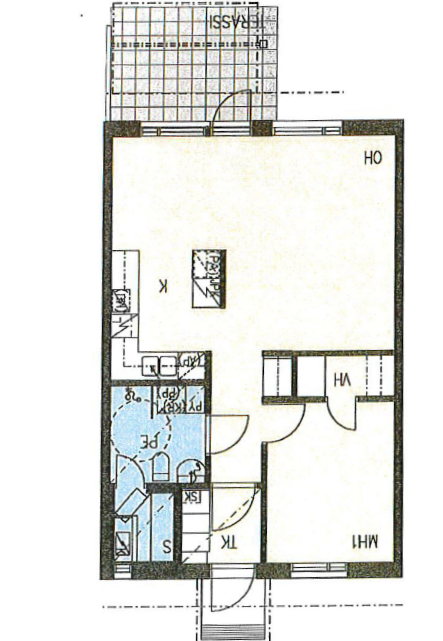
#> input picture examples/inputs/colorful/1194_F1_original.png, 443 x 641 px
$ python floor_plan_parser.py -i examples/inputs/colorful/1194_F1_original.png
#> lines starting #> are read from the running program, lines starting #| are printed output that depends on the picture; after the words box and inside, x2 and y2 are one past the last pixel; in counts of white or black regions, pixels touching at a corner belong together
"""
Floor Plan Parser - Извлечение геометрии стен из изображений планов
Использует гибридный подход: OpenCV для предобработки и детекции линий
"""

import cv2
import numpy as np
import json
import os
from typing import List, Dict, Tuple
from pathlib import Path


class FloorPlanParser:
    """
    Парсер планов этажей для извлечения геометрии стен.

    Подход:
    - OpenCV для предобработки (бинаризация, морфология)
    - Детекция линий через HoughLinesP и LSD (Line Segment Detector)
    - Группировка и фильтрация линий
    - Постобработка для объединения близких сегментов
    """

    def __init__(self,
                 min_line_length: int = 50,
                 max_line_gap: int = 10,
                 canny_low: int = 50,
                 canny_high: int = 150):
        """
        Args:
            min_line_length: Минимальная длина линии для детекции
            max_line_gap: Максимальный разрыв между точками линии
            canny_low: Нижний порог для Canny edge detection
            canny_high: Верхний порог для Canny edge detection
        """
        self.min_line_length = min_line_length
        self.max_line_gap = max_line_gap
        self.canny_low = canny_low
        self.canny_high = canny_high

    def preprocess_image(self, image: np.ndarray) -> np.ndarray:
        """
        Предобработка изображения для улучшения детекции линий.

        Этапы:
        1. Конвертация в grayscale
        2. Бинаризация (Otsu или адаптивная)
        3. Морфологические операции для очистки
        4. Инверсия (если нужно)
        """
        # Конвертация в grayscale
        if len(image.shape) == 3:
            gray = cv2.cvtColor(image, cv2.COLOR_BGR2GRAY)
        else:
            gray = image.copy()

        # Бинаризация с Otsu для автоматического выбора порога
        _, binary = cv2.threshold(gray, 0, 255, cv2.THRESH_BINARY + cv2.THRESH_OTSU)

        # Инверсия, если фон светлый (стены обычно темные на планах)
        # Проверяем среднюю яркость
        mean_brightness = np.mean(binary)
        if mean_brightness > 127:
            binary = cv2.bitwise_not(binary)

        # Морфологические операции для очистки шума
        kernel = np.ones((3, 3), np.uint8)
        binary = cv2.morphologyEx(binary, cv2.MORPH_CLOSE, kernel)
        binary = cv2.morphologyEx(binary, cv2.MORPH_OPEN, kernel)

        return binary

    def detect_lines_hough(self, binary: np.ndarray) -> List[Tuple[int, int, int, int]]:
        """
        Детекция линий через Probabilistic Hough Transform.
        Хорошо работает для прямых линий в архитектурных планах.
        """
        # Edge detection
        edges = cv2.Canny(binary, self.canny_low, self.canny_high)

        # HoughLinesP - вероятностный вариант, быстрее и точнее
        lines = cv2.HoughLinesP(
            edges,
            rho=1,              # Разрешение по rho (пиксели)
            theta=np.pi/180,    # Разрешение по theta (радианы)
            threshold=80,       # Минимальное количество пересечений
            minLineLength=self.min_line_length,
            maxLineGap=self.max_line_gap
        )

        if lines is None:
            return []

        return [(line[0][0], line[0][1], line[0][2], line[0][3]) for line in lines]

    # [21 lines left out: function detect_lines_lsd, not called in this run]

    def merge_nearby_lines(self, lines: List[Tuple[int, int, int, int]],
                          distance_threshold: float = 10.0,
                          angle_threshold: float = 5.0) -> List[Tuple[int, int, int, int]]:
        """
        Объединение близких и коллинеарных линий.
        Уменьшает количество дублирующихся сегментов.
        """
        if not lines:
            return []

        merged = []
        used = [False] * len(lines)

        for i, line1 in enumerate(lines):
            if used[i]:
                continue

            x1, y1, x2, y2 = line1
            current_group = [line1]
            used[i] = True

            # Вычисляем угол и длину первой линии
            angle1 = np.arctan2(y2 - y1, x2 - x1) * 180 / np.pi

            for j, line2 in enumerate(lines[i+1:], start=i+1):
                if used[j]:
                    continue

                x3, y3, x4, y4 = line2
                angle2 = np.arctan2(y4 - y3, x4 - x3) * 180 / np.pi

                # Проверяем угол (учитываем периодичность 180 градусов)
                angle_diff = abs(angle1 - angle2)
                angle_diff = min(angle_diff, 180 - angle_diff)

                if angle_diff > angle_threshold:
                    continue

                # Проверяем расстояние между линиями
                # Расстояние от точки до линии
                def point_to_line_dist(px, py, x1, y1, x2, y2):
                    A = y2 - y1
                    B = x1 - x2
                    C = x2 * y1 - x1 * y2
                    return abs(A * px + B * py + C) / np.sqrt(A * A + B * B) if (A * A + B * B) > 0 else float('inf')

                dist1 = point_to_line_dist(x3, y3, x1, y1, x2, y2)
                dist2 = point_to_line_dist(x4, y4, x1, y1, x2, y2)

                if min(dist1, dist2) <= distance_threshold:
                    current_group.append(line2)
                    used[j] = True

            # Объединяем линии в группе
            if len(current_group) > 1:
                # Находим крайние точки
                all_points = []
                for line in current_group:
                    all_points.extend([(line[0], line[1]), (line[2], line[3])])

                # Сортируем точки по проекции на направление линии
                if len(all_points) > 0:
                    # Используем первую линию как направление
                    dx = x2 - x1
                    dy = y2 - y1
                    if dx == 0 and dy == 0:
                        continue

                    # Проекция точек на направление
                    projections = []
                    for px, py in all_points:
                        proj = (px - x1) * dx + (py - y1) * dy
                        projections.append((proj, px, py))

                    projections.sort()
                    merged.append((projections[0][1], projections[0][2],
                                  projections[-1][1], projections[-1][2]))
            else:
                merged.append(line1)

        return merged

    def filter_lines_by_length(self, lines: List[Tuple[int, int, int, int]],
                              min_length: int = 30) -> List[Tuple[int, int, int, int]]:
        """Фильтрация линий по минимальной длине."""
        filtered = []
        for x1, y1, x2, y2 in lines:
            length = np.sqrt((x2 - x1)**2 + (y2 - y1)**2)
            if length >= min_length:
                filtered.append((x1, y1, x2, y2))
        return filtered

    def detect_walls(self, image_path: str, use_lsd: bool = False) -> List[Dict]:
        """
        Основной метод детекции стен из изображения.

        Args:
            image_path: Путь к изображению
            use_lsd: Использовать LSD вместо Hough (медленнее, но точнее)

        Returns:
            Список словарей с информацией о стенах
        """
        # Загрузка изображения
        image = cv2.imread(image_path)
        if image is None:
            raise ValueError(f"Не удалось загрузить изображение: {image_path}")

        # Предобработка
        binary = self.preprocess_image(image)

        # Детекция линий
        if use_lsd:
            lines = self.detect_lines_lsd(binary)
        else:
            lines = self.detect_lines_hough(binary)

        # Фильтрация по длине
        lines = self.filter_lines_by_length(lines, min_length=self.min_line_length)

        # Объединение близких линий
        lines = self.merge_nearby_lines(lines, distance_threshold=15.0, angle_threshold=3.0)

        # Конвертация в формат для JSON
        walls = []
        for i, (x1, y1, x2, y2) in enumerate(lines, start=1):
            walls.append({
                "id": f"w{i}",
                "points": [[int(x1), int(y1)], [int(x2), int(y2)]]
            })

        return walls

    # [83 lines left out: function detect_openings, not called in this run]

    def process_image(self, image_path: str, use_lsd: bool = False,
                     detect_openings: bool = False) -> Dict:
        """
        Обработка одного изображения и возврат JSON структуры.

        Args:
            image_path: Путь к изображению
            use_lsd: Использовать LSD детектор
            detect_openings: Детектировать двери и окна

        Returns:
            Словарь с метаданными и стенами
        """
        filename = os.path.basename(image_path)
        walls = self.detect_walls(image_path, use_lsd=use_lsd)

        result = {
            "meta": {
                "source": filename
            },
            "walls": walls
        }

        # Детекция отверстий (двери/окна)
        if detect_openings:
            openings = self.detect_openings(image_path, walls)
            result["openings"] = openings

        return result

    def process_multiple_images(self, image_paths: List[str],
                               use_lsd: bool = False,
                               detect_openings: bool = False) -> List[Dict]:
        """
        Обработка нескольких изображений.

        Args:
            image_paths: Список путей к изображениям
            use_lsd: Использовать LSD детектор
            detect_openings: Детектировать двери и окна

        Returns:
            Список результатов для каждого изображения
        """
        results = []
        for image_path in image_paths:
            try:
                result = self.process_image(image_path, use_lsd=use_lsd,
                                          detect_openings=detect_openings)
#> in detect_walls, image is the input picture: shape (641, 443, 3); mean B, G, R 226.8, 229.7, 228.8
#> in preprocess_image, `gray = cv2.cvtColor(image, cv2.COLOR_BGR2GRAY)`:
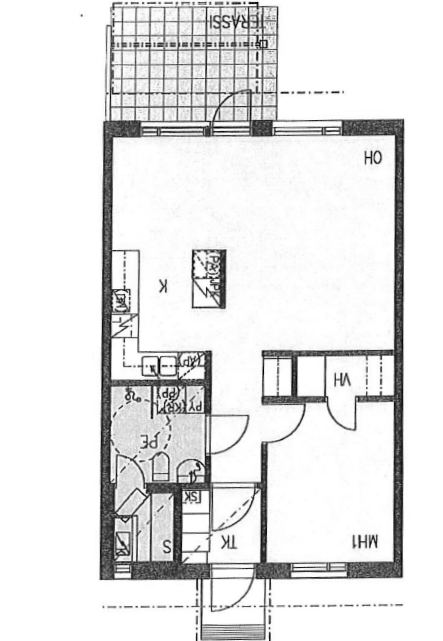
#> gray: shape (641, 443); min 1, max 255, mean 229.1
#> in preprocess_image, `_, binary = cv2.threshold(gray, 0, 255, cv2.THRESH_BINARY + cv2.THRESH..`:
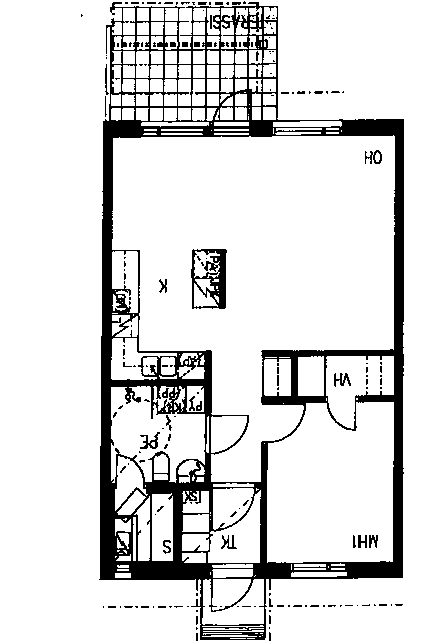
#> binary: shape (641, 443); 87.1% white; 168 black regions (139 under 20 px), largest, box (x1, y1, x2, y2) and area: (99, 2, 404, 640) 33301, (191, 249, 227, 309) 1074, (140, 432, 160, 449) 132
#> in preprocess_image, `mean_brightness = np.mean(binary)`: mean_brightness = 222.1
#> in preprocess_image, `binary = cv2.morphologyEx(binary, cv2.MORPH_CLOSE, kernel)`:
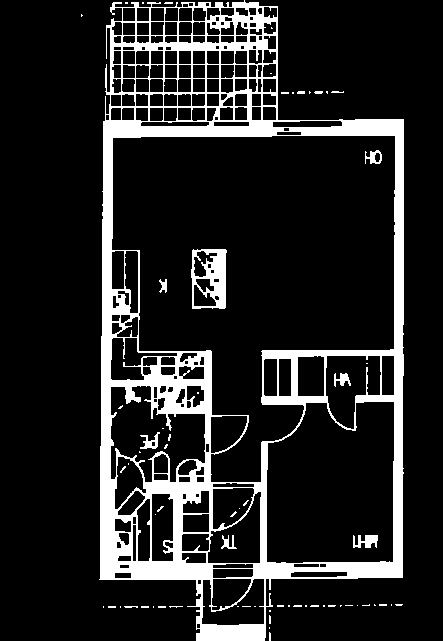
#> binary: shape (641, 443); 14.2% white; 65 white regions (53 under 20 px), largest, box (x1, y1, x2, y2) and area: (99, 0, 404, 641) 37715, (191, 249, 227, 309) 1255, (353, 535, 378, 548) 220
#> in preprocess_image, `binary = cv2.morphologyEx(binary, cv2.MORPH_OPEN, kernel)`:
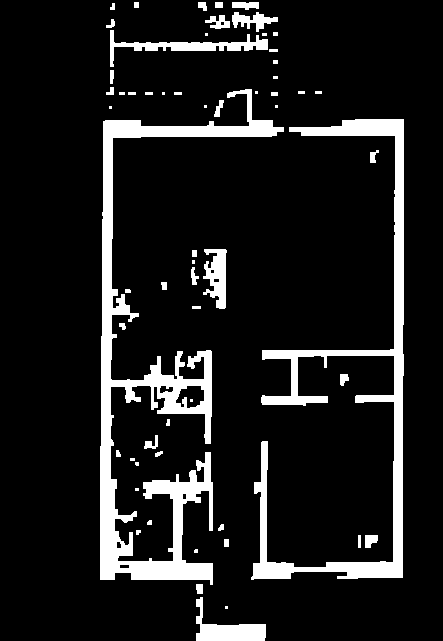
#> binary: shape (641, 443); 11.2% white; 60 white regions (16 under 20 px), largest, box (x1, y1, x2, y2) and area: (100, 89, 284, 585) 15355, (251, 119, 404, 580) 10504, (110, 30, 268, 67) 1344
#> in detect_lines_hough, `edges = cv2.Canny(binary, self.canny_low, self.canny_high)`:
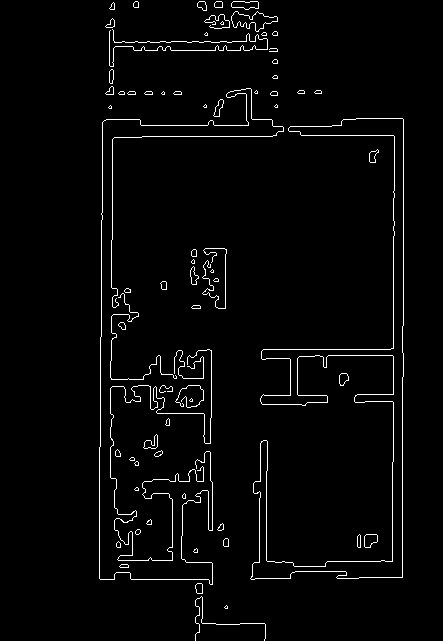
#> edges: shape (641, 443); 2.6% white in thin lines or dots, all inside (x1, y1, x2, y2) = (99, 1, 404, 641)
#> in detect_lines_hough, `lines = cv2.HoughLinesP( edges, rho=1,`: lines = 20 rows, first 6: [403, 325, 403, 119], [402, 577, 402, 377], [393, 461, 393, 191], [112, 239, 112, 139], [99, 578, 99, 447], [263, 349, 390, 349]
#> in detect_walls, `lines = self.detect_lines_hough(binary)`: lines = 20 items, first 6: (403, 325, 403, 119), (402, 577, 402, 377), (393, 461, 393, 191), (112, 239, 112, 139), (99, 578, 99, 447), (263, 349, 390, 349)
#> the loop in filter_lines_by_length, `for x1, y1, x2, y2 in lines:` made 20 passes
#> (x1, y1, x2, y2, length) on passes 1 to 8: (403, 325, 403, 119, 206), (402, 577, 402, 377, 200), (393, 461, 393, 191, 270), (112, 239, 112, 139, 100), (99, 578, 99, 447, 131), (263, 349, 390, 349, 127), (210, 480, 211, 369, 111), (142, 136, 272, 136, 130)
#> after the loop in filter_lines_by_length, `for x1, y1, x2, y2 in lines:`: filtered has the same summary as lines in detect_walls
#> in merge_nearby_lines, `used = [False] * len(lines)`: used = [False, False, False, False, False, False, False, False, False, False, False, False, False, False, False, False, False, False, False, False]
#> the loop in merge_nearby_lines, `for i, line1 in enumerate(lines):` made 20 passes
#> (x1, y1, x2, y2, angle1, dx, dy) on passes 1, 4, 6, 8, 12: (403, 325, 403, 119, -90, 0, -206), (112, 239, 112, 139, -90, 0, -100), (263, 349, 390, 349, 0, 127, 0), (142, 136, 272, 136, 0, 130, 0), (266, 560, 266, 508, -90, 0, -52)
#> after the loop in merge_nearby_lines, `for i, line1 in enumerate(lines):`: merged = [(402, 577, 403, 119), (99, 578, 102, 122), (263, 349, 403, 355), (210, 480, 211, 369), (141, 125, 393, 135), (258, 562, 261, 441), (134, 50, 249, 50), (131, 579, 212, 579)]; used = [True, True, True, True, True, True, True, True, True, True, True, True, True, True, True, True, True, True, True, True]
#> in detect_walls, `lines = self.merge_nearby_lines(lines, distance_threshold=15.0, angle_..`: lines has the same summary as merged in merge_nearby_lines
#> the loop in detect_walls, `for i, (x1, y1, x2, y2) in enumerate(lines, start=1):` made 8 passes
#> after the loop in detect_walls, `for i, (x1, y1, x2, y2) in enumerate(lines, start=1):`: walls = 8 items
#> result = 2 items
                results.append(result)
                walls_count = len(result.get('walls', []))
#> walls_count = 8
                openings_count = len(result.get('openings', []))
#> openings_count = 0
                msg = f"✓ Обработано: {os.path.basename(image_path)} - найдено {walls_count} стен"
                if openings_count > 0:
                    msg += f", {openings_count} отверстий"
                print(msg)
#| ✓ Обработано: 1194_F1_original.png - найдено 8 стен
            except Exception as e:
                print(f"✗ Ошибка при обработке {image_path}: {e}")
                results.append({
                    "meta": {"source": os.path.basename(image_path)},
                    "walls": [],
                    "error": str(e)
                })

        return results


def save_results(results: List[Dict], output_path: str = "output.json"):
    """Сохранение результатов в JSON файл."""
    with open(output_path, 'w', encoding='utf-8') as f:
        json.dump(results, f, ensure_ascii=False, indent=2)
    print(f"\nРезультаты сохранены в: {output_path}")


if __name__ == "__main__":
    import argparse

    parser = argparse.ArgumentParser(description="Парсер планов этажей")
    parser.add_argument("--input", "-i", nargs="+", required=True,
                       help="Пути к изображениям планов")
    parser.add_argument("--output", "-o", default="output.json",
                       help="Путь к выходному JSON файлу")
    parser.add_argument("--lsd", action="store_true",
                       help="Использовать LSD детектор (медленнее, но точнее)")
    parser.add_argument("--min-length", type=int, default=50,
                       help="Минимальная длина линии")
    parser.add_argument("--detect-openings", action="store_true",
                       help="Детектировать двери и окна")

    args = parser.parse_args()

    # Создание парсера
    floor_parser = FloorPlanParser(min_line_length=args.min_length)

    # Обработка изображений
    print("Начало обработки изображений...")
    results = floor_parser.process_multiple_images(args.input, use_lsd=args.lsd,
                                                  detect_openings=args.detect_openings)
#> results = 1 item

    # Сохранение результатов
    save_results(results, args.output)

    print(f"\nОбработано изображений: {len(results)}")
#| Обработано изображений: 1
    total_walls = sum(len(r.get('walls', [])) for r in results)
#> total_walls = 8
    print(f"Всего найдено стен: {total_walls}")
#| Всего найдено стен: 8

$ run again, on examples/inputs/colorful/13502_F1_original.png
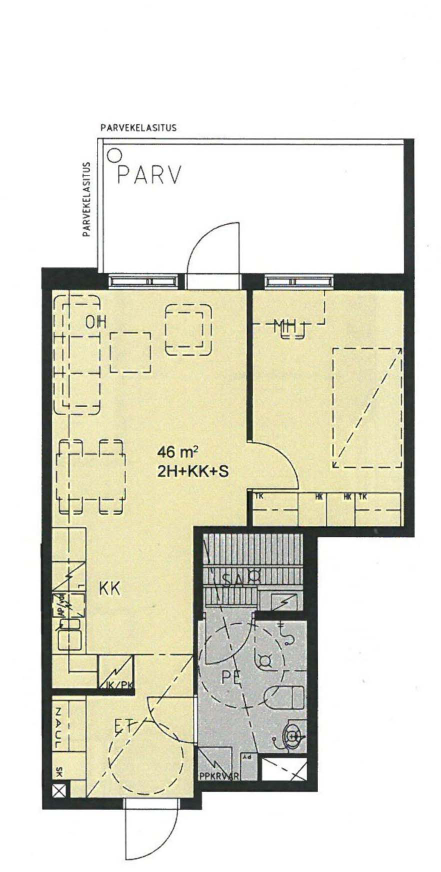
#> input picture examples/inputs/colorful/13502_F1_original.png, 881 x 1743 px (shown at 1/2 size)
#> in detect_walls, image is the input picture: shape (1743, 881, 3); mean B, G, R 209.9, 224.1, 225.6
#> in preprocess_image, `_, binary = cv2.threshold(gray, 0, 255, cv2.THRESH_BINARY + cv2.THRESH..`:
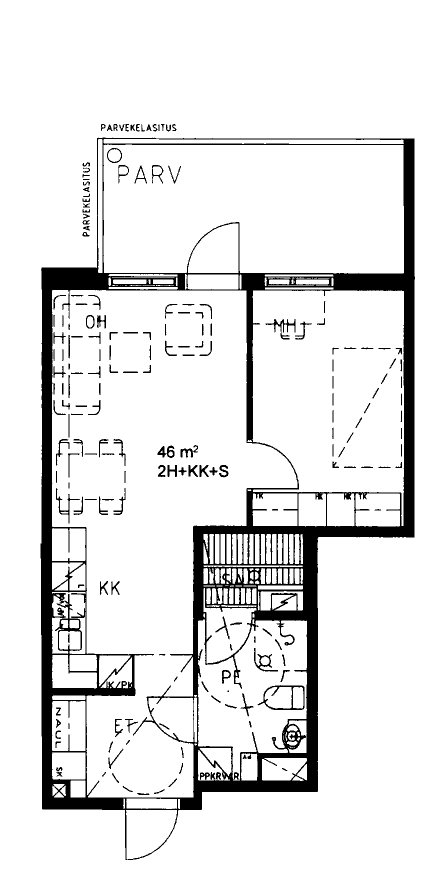
#> binary: shape (1743, 881) (shown at 1/2 size); 89.9% white; 196 black regions (2 under 20 px), largest, box (x1, y1, x2, y2) and area: (81, 275, 830, 1720) 136741, (515, 1370, 609, 1420) 914, (531, 638, 591, 679) 576
#> mean_brightness = 229.1
#> in detect_lines_hough, `edges = cv2.Canny(binary, self.canny_low, self.canny_high)`:
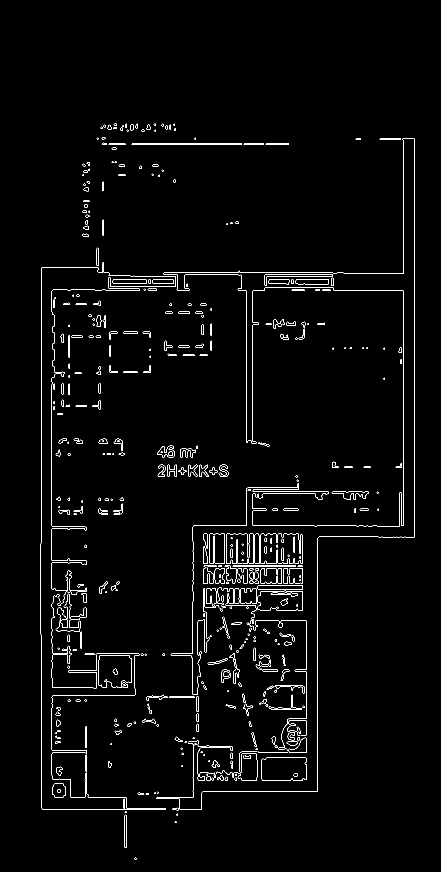
#> edges: shape (1743, 881) (shown at 1/2 size); 2% white in thin lines or dots, all inside (x1, y1, x2, y2) = (80, 247, 830, 1719)
#> in detect_lines_hough, `lines = cv2.HoughLinesP( edges, rho=1,`: lines = 110 rows, first 6: [103, 1550, 103, 1394], [828, 1074, 828, 277], [807, 985, 807, 770], [82, 1471, 82, 1269], [635, 1583, 635, 1215], [83, 1616, 83, 1472]
#> in detect_walls, `lines = self.detect_lines_hough(binary)`: lines = 110 items, first 6: (103, 1550, 103, 1394), (828, 1074, 828, 277), (807, 985, 807, 770), (82, 1471, 82, 1269), (635, 1583, 635, 1215), (83, 1616, 83, 1472)
#> the loop in filter_lines_by_length, `for x1, y1, x2, y2 in lines:` made 110 passes
#> (x1, y1, x2, y2, length) on passes 1 to 8: (103, 1550, 103, 1394, 156), (828, 1074, 828, 277, 797), (807, 985, 807, 770, 215), (82, 1471, 82, 1269, 202), (635, 1583, 635, 1215, 368), (83, 1616, 83, 1472, 144), (492, 884, 492, 708, 176), (265, 286, 576, 286, 311)
#> after the loop in filter_lines_by_length, `for x1, y1, x2, y2 in lines:`: filtered has the same summary as lines in detect_walls
#> in merge_nearby_lines, `used = [False] * len(lines)`: used = 110 items, first 6: False, False, False, False, False, False
#> the loop in merge_nearby_lines, `for i, line1 in enumerate(lines):` made 110 passes
#> (x1, y1, x2, y2, angle1, dx, dy) on passes 1, 3, 4, 5, 7, 8, 11, 13: (103, 1550, 103, 1394, -90, 0, -156), (807, 985, 807, 770, -90, 0, -215), (82, 1471, 82, 1269, -90, 0, -202), (635, 1583, 635, 1215, -90, 0, -368), (492, 884, 492, 708, -90, 0, -176), (265, 286, 576, 286, 0, 311, 0), (328, 545, 686, 545, 0, 358, 0), (506, 1051, 753, 1051, 0, 247, 0)
#> after the loop in merge_nearby_lines, `for i, line1 in enumerate(lines):`: merged = 39 items, first 6: (103, 1550, 103, 756), (828, 1074, 828, 277), (806, 1051, 807, 422), (83, 1616, 83, 578), (635, 1583, 634, 1147), (506, 1176, 505, 582); used = 110 items, first 6: True, True, True, True, True, True
#> in detect_walls, `lines = self.merge_nearby_lines(lines, distance_threshold=15.0, angle_..`: lines has the same summary as merged in merge_nearby_lines
#> the loop in detect_walls, `for i, (x1, y1, x2, y2) in enumerate(lines, start=1):` made 39 passes
#> after the loop in detect_walls, `for i, (x1, y1, x2, y2) in enumerate(lines, start=1):`: walls = 39 items
#> result = 2 items
#> walls_count = 39
#> openings_count = 0
#| ✓ Обработано: 13502_F1_original.png - найдено 39 стен
#> results = 1 item
#| Обработано изображений: 1
#> total_walls = 39
#| Всего найдено стен: 39
